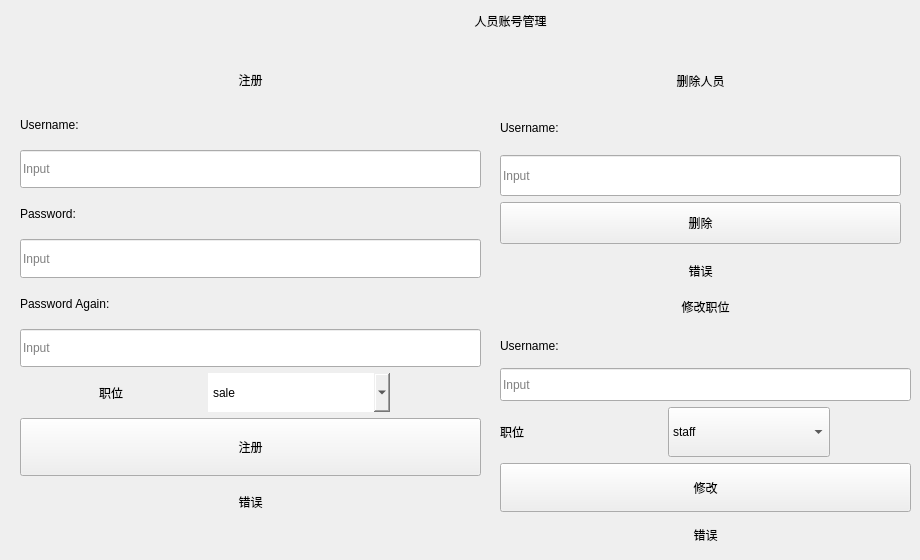
      <widget class="QWidget" name="manager_man">
       <widget class="QWidget" name="layoutWidget_2">
        <property name="geometry">
         <rect>
          <x>230</x>
          <y>0</y>
          <width>561</width>
          <height>41</height>
         </rect>
        </property>
        <layout class="QHBoxLayout" name="horizontalLayout_17" stretch="2,3,2">
         <item>
          <spacer name="horizontalSpacer_12">
           <property name="orientation">
            <enum>Qt::Horizontal</enum>
           </property>
           <property name="sizeHint" stdset="0">
            <size>
             <width>40</width>
             <height>20</height>
            </size>
           </property>
          </spacer>
         </item>
         <item>
          <widget class="QLabel" name="title_2">
           <property name="text">
            <string>人员账号管理</string>
           </property>
           <property name="alignment">
            <set>Qt::AlignCenter</set>
           </property>
          </widget>
         </item>
         <item>
          <spacer name="horizontalSpacer_13">
           <property name="orientation">
            <enum>Qt::Horizontal</enum>
           </property>
           <property name="sizeHint" stdset="0">
            <size>
             <width>40</width>
             <height>20</height>
            </size>
           </property>
          </spacer>
         </item>
        </layout>
       </widget>
       <widget class="QWidget" name="statu_2" native="true">
        <property name="geometry">
         <rect>
          <x>20</x>
          <y>60</y>
          <width>461</width>
          <height>461</height>
         </rect>
        </property>
        <layout class="QVBoxLayout" name="verticalLayout_3" stretch="2,2,2,2,2,2,2,2,3,2">
         <item>
          <widget class="QLabel" name="label_21">
           <property name="styleSheet">
            <string notr="true"/>
           </property>
           <property name="text">
            <string>注册</string>
           </property>
           <property name="alignment">
            <set>Qt::AlignCenter</set>
           </property>
          </widget>
         </item>
         <item>
          <widget class="QLabel" name="label_9">
           <property name="text">
            <string>Username:</string>
           </property>
          </widget>
         </item>
         <item>
          <widget class="QLineEdit" name="resigner_name">
           <property name="sizePolicy">
            <sizepolicy hsizetype="Expanding" vsizetype="Preferred">
             <horstretch>0</horstretch>
             <verstretch>0</verstretch>
            </sizepolicy>
           </property>
           <property name="text">
            <string/>
           </property>
           <property name="placeholderText">
            <string>Input</string>
           </property>
          </widget>
         </item>
         <item>
          <widget class="QLabel" name="label_13">
           <property name="text">
            <string>Password:</string>
           </property>
          </widget>
         </item>
         <item>
          <widget class="QLineEdit" name="resigner_password_1">
           <property name="sizePolicy">
            <sizepolicy hsizetype="Expanding" vsizetype="Preferred">
             <horstretch>0</horstretch>
             <verstretch>0</verstretch>
            </sizepolicy>
           </property>
           <property name="text">
            <string extracomment="Input"/>
           </property>
           <property name="placeholderText">
            <string>Input</string>
           </property>
          </widget>
         </item>
         <item>
          <widget class="QLabel" name="label_19">
           <property name="text">
            <string>Password Again:</string>
           </property>
          </widget>
         </item>
         <item>
          <widget class="QLineEdit" name="resigner_password_2">
           <property name="sizePolicy">
            <sizepolicy hsizetype="Expanding" vsizetype="Preferred">
             <horstretch>0</horstretch>
             <verstretch>0</verstretch>
            </sizepolicy>
           </property>
           <property name="text">
            <string extracomment="Input"/>
           </property>
           <property name="placeholderText">
            <string>Input</string>
           </property>
          </widget>
         </item>
         <item>
          <layout class="QHBoxLayout" name="horizontalLayout_16" stretch="2,2,1">
           <item>
            <widget class="QLabel" name="label_20">
             <property name="text">
              <string>职位</string>
             </property>
             <property name="alignment">
              <set>Qt::AlignCenter</set>
             </property>
            </widget>
           </item>
           <item>
            <widget class="QComboBox" name="resign_type">
             <property name="sizePolicy">
              <sizepolicy hsizetype="Preferred" vsizetype="Preferred">
               <horstretch>0</horstretch>
               <verstretch>0</verstretch>
              </sizepolicy>
             </property>
             <property name="styleSheet">
              <string notr="true">border: 0px solid #999999;</string>
             </property>
             <item>
              <property name="text">
               <string>sale</string>
              </property>
             </item>
             <item>
              <property name="text">
               <string>analyst</string>
              </property>
             </item>
             <item>
              <property name="text">
               <string>ware</string>
              </property>
             </item>
             <item>
              <property name="text">
               <string>admin</string>
              </property>
             </item>
            </widget>
           </item>
           <item>
            <spacer name="horizontalSpacer_10">
             <property name="orientation">
              <enum>Qt::Horizontal</enum>
             </property>
             <property name="sizeHint" stdset="0">
              <size>
               <width>40</width>
               <height>20</height>
              </size>
             </property>
            </spacer>
           </item>
          </layout>
         </item>
         <item>
          <widget class="QPushButton" name="resign">
           <property name="sizePolicy">
            <sizepolicy hsizetype="Minimum" vsizetype="Preferred">
             <horstretch>0</horstretch>
             <verstretch>0</verstretch>
            </sizepolicy>
           </property>
           <property name="autoFillBackground">
            <bool>false</bool>
           </property>
           <property name="text">
            <string>注册</string>
           </property>
          </widget>
         </item>
         <item>
          <widget class="QLabel" name="loginmessage_2">
           <property name="text">
            <string>错误</string>
           </property>
           <property name="alignment">
            <set>Qt::AlignCenter</set>
           </property>
          </widget>
         </item>
        </layout>
       </widget>
       <widget class="QWidget" name="statu_4" native="true">
        <property name="geometry">
         <rect>
          <x>500</x>
          <y>290</y>
          <width>411</width>
          <height>261</height>
         </rect>
        </property>
        <layout class="QVBoxLayout" name="verticalLayout_5" stretch="2,2,2,3,3,2">
         <item>
          <widget class="QLabel" name="label_24">
           <property name="text">
            <string>修改职位</string>
           </property>
           <property name="alignment">
            <set>Qt::AlignCenter</set>
           </property>
          </widget>
         </item>
         <item>
          <widget class="QLabel" name="label_25">
           <property name="layoutDirection">
            <enum>Qt::LeftToRight</enum>
           </property>
           <property name="text">
            <string>Username:</string>
           </property>
           <property name="alignment">
            <set>Qt::AlignLeading|Qt::AlignLeft|Qt::AlignVCenter</set>
           </property>
          </widget>
         </item>
         <item>
          <widget class="QLineEdit" name="change_username">
           <property name="sizePolicy">
            <sizepolicy hsizetype="Expanding" vsizetype="Preferred">
             <horstretch>0</horstretch>
             <verstretch>0</verstretch>
            </sizepolicy>
           </property>
           <property name="text">
            <string/>
           </property>
           <property name="placeholderText">
            <string>Input</string>
           </property>
          </widget>
         </item>
         <item>
          <layout class="QHBoxLayout" name="horizontalLayout_18" stretch="2,2,1">
           <item>
            <widget class="QLabel" name="label_26">
             <property name="text">
              <string>职位</string>
             </property>
            </widget>
           </item>
           <item>
            <widget class="QComboBox" name="change_type">
             <property name="sizePolicy">
              <sizepolicy hsizetype="Preferred" vsizetype="Preferred">
               <horstretch>0</horstretch>
               <verstretch>0</verstretch>
              </sizepolicy>
             </property>
             <item>
              <property name="text">
               <string>staff</string>
              </property>
             </item>
             <item>
              <property name="text">
               <string>fixer</string>
              </property>
             </item>
             <item>
              <property name="text">
               <string>admin</string>
              </property>
             </item>
            </widget>
           </item>
           <item>
            <spacer name="horizontalSpacer_11">
             <property name="orientation">
              <enum>Qt::Horizontal</enum>
             </property>
             <property name="sizeHint" stdset="0">
              <size>
               <width>40</width>
               <height>20</height>
              </size>
             </property>
            </spacer>
           </item>
          </layout>
         </item>
         <item>
          <widget class="QPushButton" name="change_man">
           <property name="sizePolicy">
            <sizepolicy hsizetype="Minimum" vsizetype="Preferred">
             <horstretch>0</horstretch>
             <verstretch>0</verstretch>
            </sizepolicy>
           </property>
           <property name="autoFillBackground">
            <bool>false</bool>
           </property>
           <property name="text">
            <string>修改</string>
           </property>
          </widget>
         </item>
         <item>
          <widget class="QLabel" name="loginmessage_4">
           <property name="text">
            <string>错误</string>
           </property>
           <property name="alignment">
            <set>Qt::AlignCenter</set>
           </property>
          </widget>
         </item>
        </layout>
       </widget>
       <widget class="QWidget" name="statu_3" native="true">
        <property name="geometry">
         <rect>
          <x>500</x>
          <y>60</y>
          <width>401</width>
          <height>231</height>
         </rect>
        </property>
        <property name="styleSheet">
         <string notr="true"/>
        </property>
        <layout class="QVBoxLayout" name="verticalLayout_4" stretch="2,2,2,2,2">
         <item>
          <widget class="QLabel" name="label_22">
           <property name="text">
            <string>删除人员</string>
           </property>
           <property name="alignment">
            <set>Qt::AlignCenter</set>
           </property>
          </widget>
         </item>
         <item>
          <widget class="QLabel" name="label_23">
           <property name="text">
            <string>Username:</string>
           </property>
          </widget>
         </item>
         <item>
          <widget class="QLineEdit" name="delete_username">
           <property name="sizePolicy">
            <sizepolicy hsizetype="Expanding" vsizetype="Preferred">
             <horstretch>0</horstretch>
             <verstretch>0</verstretch>
            </sizepolicy>
           </property>
           <property name="text">
            <string/>
           </property>
           <property name="placeholderText">
            <string>Input</string>
           </property>
          </widget>
         </item>
         <item>
          <widget class="QPushButton" name="delete_man">
           <property name="sizePolicy">
            <sizepolicy hsizetype="Minimum" vsizetype="Preferred">
             <horstretch>0</horstretch>
             <verstretch>0</verstretch>
            </sizepolicy>
           </property>
           <property name="autoFillBackground">
            <bool>false</bool>
           </property>
           <property name="styleSheet">
            <string notr="true"/>
           </property>
           <property name="text">
            <string>删除</string>
           </property>
          </widget>
         </item>
         <item>
          <widget class="QLabel" name="loginmessage_3">
           <property name="styleSheet">
            <string notr="true">
border-top-right-radius: 15px;
border-bottom-left-radius:15px;
border-top-left-radius: 15px;
border-bottom-right-radius:15px;
</string>
           </property>
           <property name="text">
            <string>错误</string>
           </property>
           <property name="alignment">
            <set>Qt::AlignCenter</set>
           </property>
          </widget>
         </item>
        </layout>
       </widget>
      </widget>
